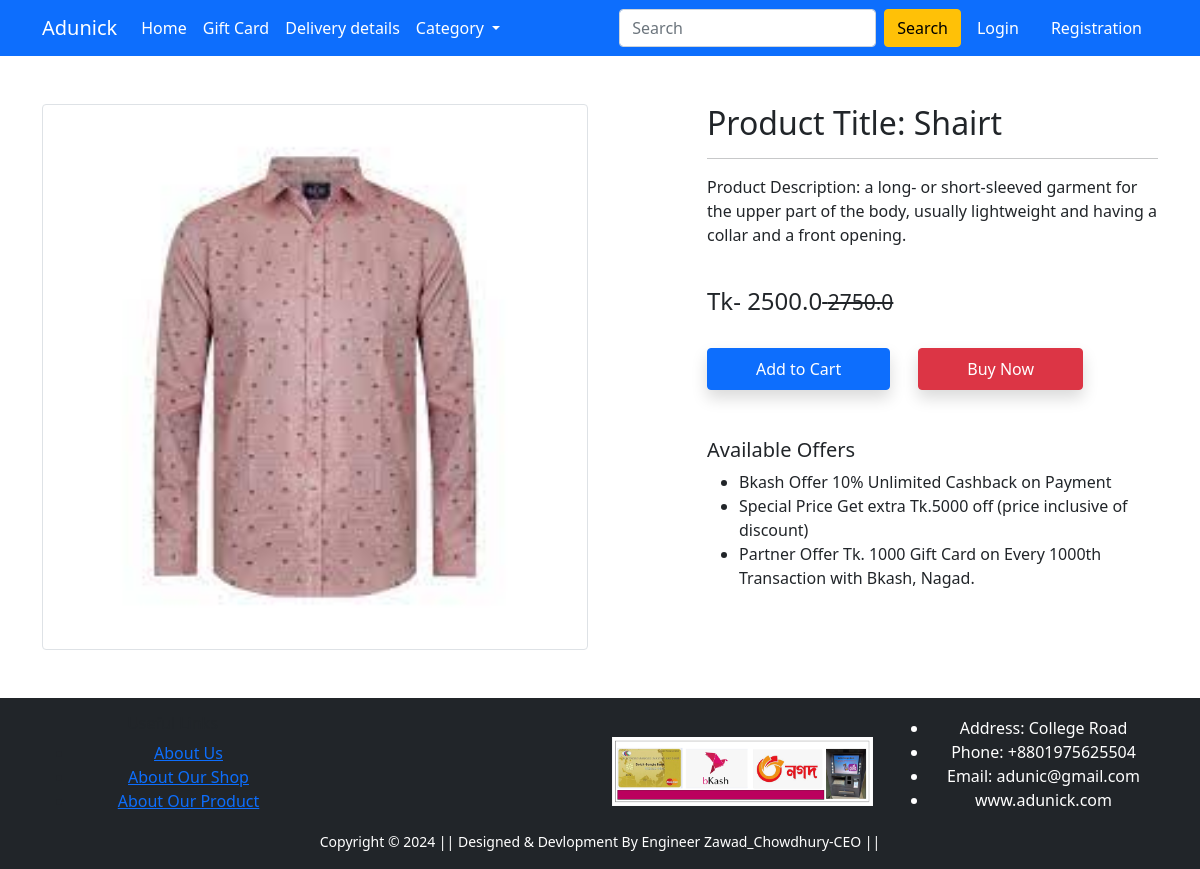
Page /product-detail/4 on the committed database.
### Shop/models.py (models this page shows, shortened)
class Product(models.Model):
    title=models.CharField(max_length=100)
    selling_price=models.FloatField()
    discounted_price=models.FloatField()
    description=models.TextField()
    brand=models.CharField(max_length=100)
    category=models.CharField(choices=CATEGORY_CHOICES,max_length=200)
    product_image=models.ImageField(upload_to='product_img')

### Shop/views.py (the view)
# urls.py: path('product-detail/<int:pk>',views.Product_Details_View.as_view(),name='product-detail'),
class Product_Details_View(View):
     def get(self,request,pk):
          total_item=0
          product=Product.objects.get(pk=pk)
          item_already_in_cart=False
          if request.user.is_authenticated:
               item_already_in_cart=Cart.objects.filter(Q(product=product.id)  & Q(user=request.user)).exists()
               total_item=len(Cart.objects.filter(user=request.user))
          return render(request,'Shop/productdetail.html',{'product':product,'item_already_in_cart': item_already_in_cart,'total_item':total_item})

### Shop/templates/Shop/productdetail.html (shortened to what this page needs)
{% extends 'Shop/base.html' %}
{% load static %}
{% block main-content %}
<div class="container my-5">
    <div class="row">
        <div class="col-sm-6 text-center align-self-center">
            <img src="{{product.product_image.url}}" alt="" class="img-fluid img-thumbnail w-100">
        </div>
        <div class="col-sm-5 offset-sm-1">
            <h2>Product Title: {{product.title}}</h2>
            <hr>
            <p>Product Description: {{product.description}}</p> <br>
            <h4>Tk- {{product.discounted_price}}<small class="fw-light text-decoration-line-through"> {{product.selling_price}}</small></h4> <br>
            {% if item_already_in_cart %}
            <a href="{% url 'show_cart' %}" class="btn btn-primary shadow px-5 py-2">Go to Cart </a>
            {% else %}
            <form action="/add_to_cart" class='d-inline'>
                <button type='Submit' class='btn btn-primary shadow px-5 py-2'>Add to Cart</button>
            </form>
            {% endif %}
            <a href="{% url 'buy-now' %}" class="btn btn-danger shadow px-5 py-2 ms-4">Buy Now</a>
            <h5 class="mt-5">Available Offers</h5>
            <ul>
                <li>Bkash Offer 10% Unlimited Cashback on Payment</li>
                <li>Special Price Get extra Tk.5000 off (price inclusive of discount)</li>
                <li>Partner Offer Tk. 1000 Gift Card on Every 1000th Transaction with Bkash, Nagad.</li>
            </ul>
        </div>
    </div>
</div>
{% endblock main-content %}

### rows in the picture
Product: product_image (picture), title "Shairt", description "a long- or short-sleeved garment for the upper part of the body, usually lightweight and having a collar and a front opening.", discounted_price "2500.0", selling_price "2750.0"
